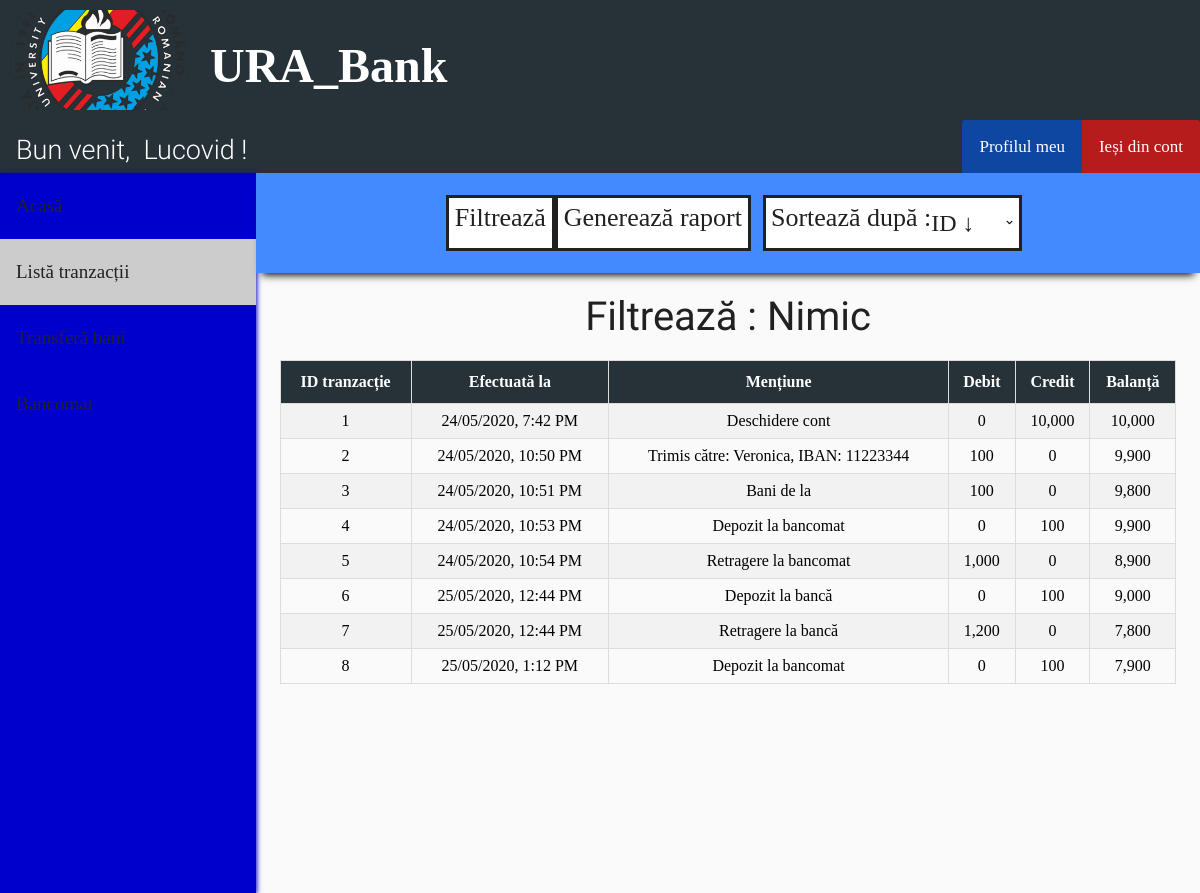
/customer_transactions.php (signed in), run on the app's committed database.
### tables this page shows
CREATE TABLE `customer` (
  `cust_id` int(11) NOT NULL,
  `first_name` varchar(30) DEFAULT NULL,
  `last_name` varchar(30) DEFAULT NULL,
  `gender` varchar(10) DEFAULT NULL,
  `dob` date DEFAULT NULL,
  `aadhar_no` varchar(255) DEFAULT NULL,
  `email` varchar(30) DEFAULT NULL,
  `phone_no` varchar(20) DEFAULT NULL,
  `address` varchar(255) DEFAULT NULL,
  `branch` varchar(30) DEFAULT NULL,
  `account_no` varchar(200) DEFAULT NULL,
  `pin` int(4) DEFAULT NULL,
  `uname` varchar(30) DEFAULT NULL,
  `pwd` varchar(30) DEFAULT NULL
);

CREATE TABLE `passbook4` (
  `trans_id` int(11) NOT NULL,
  `trans_date` datetime DEFAULT NULL,
  `remarks` varchar(255) DEFAULT NULL,
  `debit` int(11) DEFAULT NULL,
  `credit` int(11) DEFAULT NULL,
  `balance` int(11) DEFAULT NULL
);

### customer_transactions.php (the view, shortened to what this page needs)
<?php
    include "connect.php";
    include "header.php";
    include "customer_navbar.php";
    include "customer_sidebar.php";
    if (isset($_SESSION['loggedIn_cust_id'])) {
        $sql0 = "SELECT * FROM passbook".$_SESSION['loggedIn_cust_id'];
    }
    $filter_indicator = "Nimic";
?>
<!DOCTYPE html>
<html>
<head>
    <link rel="stylesheet" href="transactions_style.css">
</head>
<body>
    <div class="search-bar-wrapper">
        <div class="search-bar" id="the-search-bar">
            <div class="flex-item-search-bar" id="fi-search-bar">
                <button id="search" onclick="document.getElementById('id01').style.display='block'">Filtrează</button>
                <button id="search" onclick="document.getElementById('id02').style.display='block'">Generează raport</button>
                <div class="flex-item-by">
                    <label id="sort">Sortează după :</label>
                </div>
                <div class="flex-item-search-by">
                    <select name="by" onChange="window.location.href=this.value">
                        <option selected disabled hidden>
                            <?php if (empty($_GET['sort'])) {?>ID &darr;<?php } ?>
                        </option>
                    </select>
                </div>
            </div>
        </div>
    </div>
    <div class="flex-container">
        <p id="none">Filtrează : <?php echo $filter_indicator ?></p>
    </div>
    <div class="flex-container">
        <?php
            $result = $conn->query($sql0);
            if ($result->num_rows > 0) {?>
                <table id="transactions">
                    <tr>
                        <th>ID tranzacție</th>
                        <th>Efectuată la</th>
                        <th>Mențiune</th>
                        <th>Debit </th>
                        <th>Credit </th>
                        <th>Balanță </th>
                    </tr>
        <?php
                while($row = $result->fetch_assoc()) {?>
                    <tr>
                        <td><?php echo $row["trans_id"]; ?></td>
                        <td>
                            <?php
                                $time = strtotime($row["trans_date"]);
                                $sanitized_time = date("d/m/Y, g:i A", $time);
                                echo $sanitized_time;
                             ?>
                        </td>
                        <td><?php echo $row["remarks"]; ?></td>
                        <td><?php echo number_format($row["debit"]); ?></td>
                        <td><?php echo number_format($row["credit"]); ?></td>
                        <td><?php echo number_format($row["balance"]); ?></td>
                    </tr>
            <?php } ?>
            </table>
            <?php
            } else {  ?>
                <p id="none"> Nu s-au găsit rezultate!</p>
            <?php }
            $conn->close(); ?>
    </div>
</body>
</html>

### header.php (shortened to what this page needs)
<!DOCTYPE html>
<html>
<head>
    <link rel="stylesheet" href="header_style.css">
</head>
<body>
    <div class="flex-container-header">
        <div class="flex-item-header">
            <img src="images/logo.png" onclick="eEgg_func()" width="180" height="100">
        </div>
        <div class="flex-item-header">
            <h1>URA_Bank</h1>
        </div>
    </div>
</body>
</html>

### customer_navbar.php (shortened to what this page needs)
<?php
    include "connect.php";
    if (isset($_SESSION['loggedIn_cust_id'])) {
        $sql0 = "SELECT * FROM customer WHERE cust_id=".$_SESSION['loggedIn_cust_id'];
        $result = $conn->query($sql0);
        $row = $result->fetch_assoc();
    }
?>
<!DOCTYPE html>
<html>
<head>
    <link rel="stylesheet" href="user_navbar_style.css">
</head>
<body>
    <div class="nav-wrapper">
        <div class="topnav" id="theTopNav">
            <a id="user">Bun venit, &nbsp<?php echo $row["first_name"]; ?> !</a>
            <a id="logout" href="./logout_action.php" onclick="return confirm('Ești sigur că vrei să ieși din cont?')">Ieși din cont</a>
            <a id="profile" href="./customer_profile.php">Profilul meu</a>
        </div>
    </div>
</body>
</html>

### customer_sidebar.php (shortened to what this page needs)
<!DOCTYPE html>
<html>
<head>
    <link rel="stylesheet" href="admin_sidebar_style.css">
</head>
<body>
    <div class="sidenav" id="theSideNav">
        <a href="./customer_home.php">Acasă</a>
        <a href="./customer_transactions.php">Listă tranzacții</a>
        <a href="./beneficiary.php">Transferă bani</a>
        <a href="./atm_simulator.php">Bancomat</a>
    </div>
</body>
</html>

### header_style.css (style rules this page uses)
body { margin: 0; padding: 0; background-color: #FAFAFA; }
.flex-container-header { display: -webkit-flex; display: flex; width: auto; height: auto; background-color: #263238; }
.flex-item-header { width: auto; height: 100px; margin: 10px; }
h1 { font-family: OpenSans-Light; color: white; font-size: 3rem; line-height: 3rem; margin-top: calc((1.5rem - 2rem) + 2.5rem); margin-bottom: 1.5rem; }

### user_navbar_style.css (style rules this page uses)
.nav-wrapper { height: 53px; background: #333; }
.nav-wrapper .topnav { background-color: #263238; overflow: hidden; height: 53px; }
.topnav a[id="user"] { float: left; display: block; color: white; text-align: center; padding: 14px 16px; text-decoration: none; font-size: 27px; font-family: Roboto-Light; }
.topnav a[id="profile"] { float: right; display: block; color: white; text-align: center; padding: 17px 17px; text-decoration: none; font-size: 17px; font-family: OpenSans-Bold; background-color: #0D47A1; border-top-left-radius: 3px; }
.topnav a[id="logout"] { float: right; display: block; color: white; text-align: center; padding: 17px 17px; text-decoration: none; font-size: 17px; font-family: OpenSans-Bold; background-color: #b71c1c; border-top-right-radius: 3px; }

### admin_sidebar_style.css (style rules this page uses)
.sidenav { width: 256px; background-color: #0000cc; height: 90vh; float: left; overflow-y: auto; box-shadow: 1px 1px 5px #0000cc; }
.sidenav a { font-family: OpenSans-Regular; font-size: 19px; color: #212121; display: block; padding: 22px 16px; text-decoration: none; }
.sidenav a.active { background-color: #ccc; }

### transactions_style.css (style rules this page uses)
.flex-container { display: -webkit-flex; display: flex; margin-left: 256px; width: auto; height: auto; padding-top: 20px; flex-direction: column; overflow-x: auto; }
.search-bar-wrapper { height: 100px; }
.search-bar-wrapper .search-bar { display: -webkit-flex; display: flex; margin-left: 256px; position: relative; width: auto; height: 100px; flex-direction: column; background-color: #448AFF; box-shadow: 0 8px 8px -6px black; overflow: hidden; }
label[id="sort"] { display: block; float: left; color: #212121; font-family: OpenSans-Regular; font-size: 26px; background-color: white; border: 3px solid #212121; border-right: 0; margin: 12px; margin-right: 0px; height: 45px; padding-top: 5px; padding-left: 5px; }
select { font-family: OpenSans-Regular; color: #212121; font-size: 24px; background: url("images/down_arrow.png") 96% / 15% no-repeat #eee; -webkit-appearance: none; -moz-appearance: none; background-color: white; border: 3px solid #212121; border-left: 0; margin: 12px; margin-left: 0px; height: 56px; width: 115%; }
.flex-item-search-bar { display: -webkit-flex; display: flex; flex-direction: row; margin: auto; width: auto; height: auto; }
button[id="search"] { font-family: OpenSans-Regular; color: #212121; font-size: 26px; background-color: white; cursor: pointer; height: 40px; margin-top: 12px; padding-top: 5px; padding-bottom: 45px; border: 3px solid #212121; }
label { display: block; float: left; color: #212121; font-family: OpenSans-Bold; font-size: 20px; }
#transactions { font-family: OpenSans-Regular; border-collapse: collapse; width: 80%; margin: auto; }
@media screen and (max-width: 1280px) { #transactions { width: 95%; } }
#transactions td, #transactions th { text-align: center; border: 1px solid #ddd; padding: 8px; }
#transactions tr:nth-child(even) { background-color: #f2f2f2; }
#transactions th { padding-top: 12px; padding-bottom: 12px; background-color: #263238; color: white; }
p[id="none"] { margin: auto; font-size: 40px; color: #212121; font-family: Roboto-Regular; }

### data on the page
customer: first_name "Lucovid"
passbook4: trans_id "1", trans_date "24/05/2020, 7:42 PM", remarks "Deschidere cont", debit "0", credit "10,000", balance "10,000"
passbook4: trans_id "2", trans_date "24/05/2020, 10:50 PM", remarks "Trimis către: Veronica, IBAN: 11223344", debit "100", credit "0", balance "9,900"
passbook4: trans_id "3", trans_date "24/05/2020, 10:51 PM", remarks "Bani de la", debit "100", credit "0", balance "9,800"
passbook4: trans_id "4", trans_date "24/05/2020, 10:53 PM", remarks "Depozit la bancomat", debit "0", credit "100", balance "9,900"
passbook4: trans_id "5", trans_date "24/05/2020, 10:54 PM", remarks "Retragere la bancomat", debit "1,000", credit "0", balance "8,900"
passbook4: trans_id "6", trans_date "25/05/2020, 12:44 PM", remarks "Depozit la bancă", debit "0", credit "100", balance "9,000"
passbook4: trans_id "7", trans_date "25/05/2020, 12:44 PM", remarks "Retragere la bancă", debit "1,200", credit "0", balance "7,800"
passbook4: trans_id "8", trans_date "25/05/2020, 1:12 PM", remarks "Depozit la bancomat", debit "0", credit "100", balance "7,900"

### other printed values
$filter_indicator "Nimic"
